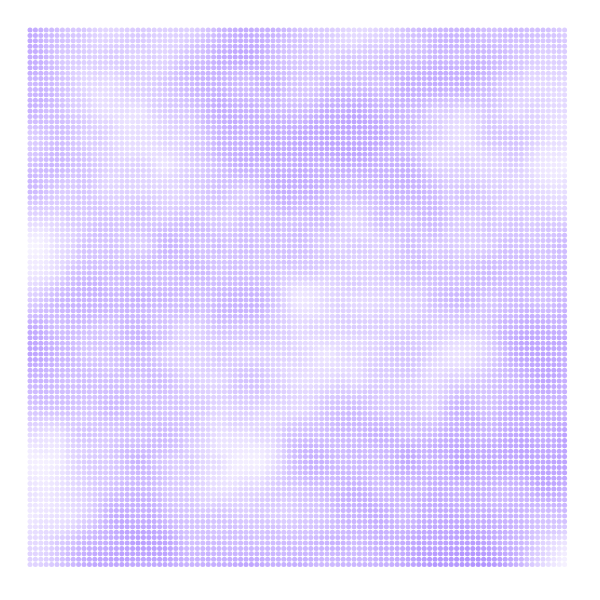
Frame 1 (no input)
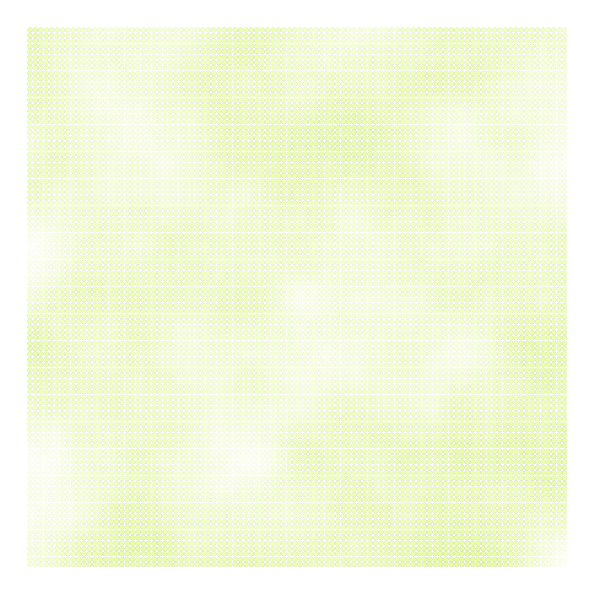
Frame 2 (the mouse pressed at the canvas centre, redrawn once)

The p5.js sketch that drew these frames (run headless with seeded random() and noise() and a simulated clock; the mouse was pressed at the canvas centre and the sketch redrawn once):

// p5.js sketch
// ── sketch.js
/*
Genuary 2022 - https://genuary.art/prompts
01-01 "Draw 10,000 of something."
*/

const cols = 100;
const rows = 100;

function setup() {
  createCanvas(600, 600);
  // hue is normally 0-360, this makes it 0-100
  // along with saturation and brightness
  colorMode(HSB, 100);
  noLoop();
}

function draw() {
  const hue = random(0, 100);
  const margin = 30;
  noStroke();
  for(let i = 0; i < cols; i++) {
    for(let j = 0; j < rows; j++) {
      // use map to give a margin around graphic
      const x = map(i, 0, cols, margin, width - margin);
      const y = map(j, 0, rows, margin, height - margin);
      const n = noise(i * 0.05, j * 0.05);
      const d = map(n, 0, 1, 1, 6);
      fill(hue, 50 * n, 100);
      circle(x, y, 5);
    }
  }
}
